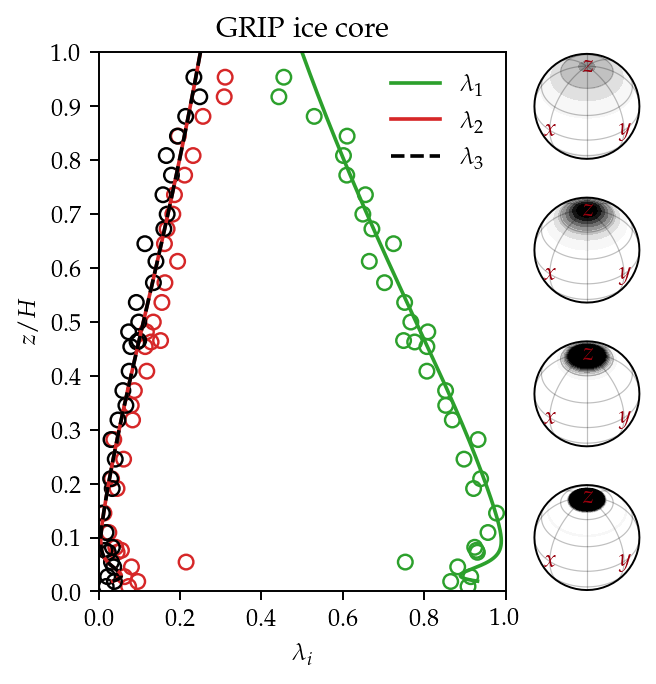

The script that saved this image:
"""
Modeled CPO profile of the GRIP ice core, Greenland
"""

import numpy as np
from scipy import interpolate
import pandas as pd

import matplotlib.pyplot as plt

from matplotlib import rc
#rc('font',**{'family':'sans-serif','sans-serif':['Helvetica']})
rc('font',**{'family':'serif','serif':['Palatino']})
rc('text', usetex=True)

from specfabpy import specfab as sf
from specfabpy import common as sfcom
from specfabpy import plotting as sfplt

### Init

L = 12 # expansion series truncation
lm, nlm_len = sf.init(L)

### Velocity gradient experienced by parcel 

H = 3027 # ice thickness (Montagnat et al., 2014)
a = 0.24 # meter ice equiv. per yr (Montagnat et al., 2014)

tau = H/a # e-folding time scale
ugrad = -1/tau * np.diag([-0.5, -0.5, 1]) # uniaxial compression along z-axis
D = (ugrad+np.transpose(ugrad))/2 # symmetric part (strain rate tensor)
W = (ugrad-np.transpose(ugrad))/2 # anti-symmetric part (spin tensor)
S = D # stress tensor (assume coaxiality with strain-rate tensor; magnitude does not matter for our purpose)

### Fabric dynamics

# Lattice rotation
iota, zeta = 1, 0 # "deck of cards" behavior 

# DDRX
A = 1.1e7 # rate prefactor (tunable parameter)
Q = 3.36e4 # activation energy (see Richards et al. (2021) and Lilien et al. (2023))
R = 8.314  # gas constant
Gamma0 = lambda D, T: A*np.sqrt(np.einsum('ij,ji',D,D)/2)*np.exp(-Q/(R*(T+273.15))) # DDRX rate factor

### Numerics 

Nt = 500 # number of time steps
dt = 100 # time step size (yr)
ti = np.arange(0,Nt) * dt # time vector
zi = np.exp(-ti/tau) # relative height above bed at each point in time

### Temperature profile 

df = pd.read_csv('../../../data/icecores/GRIP/temperature.csv') # fetch from github
f = interpolate.interp1d(df['zrel'].to_numpy(), df['T'].to_numpy(), kind='nearest', fill_value='extrapolate')
Ti = f(zi) # temperature vector
#Ti[:] = -60 # no DDRX if very cold
    
### Initial fabric state

nlm  = np.zeros((Nt,nlm_len), dtype=np.complex64) # state vector
lami = np.zeros((Nt,3)) # a2 eigenvalues

lxy = 0.25 # initial horizontal eigenvalues
a2_0 = np.diag([lxy, lxy, 1-2*lxy]) # initial a2 surface state
nlm[0,:sf.L2len] = sf.a2_to_nlm(a2_0) # initial state vector
lami[0] = sfcom.eigenframe(nlm[0])[1] # eigenvalues of initial state

### Euler integration

for tt in np.arange(1,Nt):
    nlm_0 = nlm[tt-1,:] # previous solution
    T = Ti[tt] # temperature from borehole measurements
    M_LROT = sf.M_LROT(nlm_0, D, W, iota, zeta) # lattice rotation operator
    M_DDRX = Gamma0(D,T)*sf.M_DDRX(nlm_0, S)    # DDRX operator
    M_REG  = sf.M_REG(nlm_0, D)                 # regularization operator
    M      = M_LROT + M_DDRX + M_REG
    nlm[tt]  = nlm_0 + dt*np.matmul(M, nlm_0) # Euler step
    lami[tt] = sfcom.eigenframe(nlm[tt])[1]

### Plot modeled eigenvalues

fig = plt.figure(figsize=(3,4))
ax = plt.subplot(111)

c1,c2,c3 = 'tab:green', 'tab:red', 'k'

ax.plot(lami[:,0], zi, '-',  c=c1, label=r'$\lambda_1$')
ax.plot(lami[:,1], zi, '-',  c=c2, label=r'$\lambda_2$')
ax.plot(lami[:,2], zi, '--', c=c3, label=r'$\lambda_3$')

ax.legend(loc=1, fancybox=False, frameon=False)
ax.set_title(r'GRIP ice core')

ax.set_xlabel(r'$\lambda_i$')
ax.set_xticks(np.arange(0,1+.01,0.2))
ax.set_xlim([0,1])

ax.set_ylabel(r'$z/H$')
ax.set_yticks(np.arange(0,1+.01,0.1))
ax.set_ylim([0,1])

### Plot modeled CPOs

geo, prj = sfplt.getprojection(rotation=45, inclination=50)

def plotCPO(ax, nlm, p0, HW=0.2, cmap='Greys'):
    axtrans = ax.transData.transform(p0)
    trans = fig.transFigure.inverted().transform(axtrans)
    axin = plt.axes([trans[0]-HW/2, trans[1]-HW/2, HW,HW], projection=prj)
    axin.set_global()
    lvlset = [np.linspace(0.05, 0.45, 8), lambda x,p:'%.1f'%x]
    sfplt.plotODF(nlm, lm, axin, lvlset=lvlset, cmap=cmap, showcb=False, nchunk=None)
    sfplt.plotcoordaxes(axin, geo, negaxes=False, color=sfplt.c_dred, axislabels='xi')
    return axin
        
for _ in np.linspace(0.1, 0.9, 4):
    I = np.argmin(np.abs(zi-_))
    plotCPO(ax, nlm[I], (1.2,_))

### Plot observations 

df = pd.read_csv('../../../data/icecores/GRIP/orientations.csv') # fetch from github
zi = df['zrel'].to_numpy()

kw = dict(marker='o', facecolor='none', zorder=1)
ax.scatter(df['lam1'].to_numpy(), zi, edgecolor=c1, **kw)
ax.scatter(df['lam2'].to_numpy(), zi, edgecolor=c2, **kw)
ax.scatter(df['lam3'].to_numpy(), zi, edgecolor=c3, **kw)

### Save plot

plt.savefig('GRIP.png', dpi=175, pad_inches=0.1, bbox_inches='tight')
